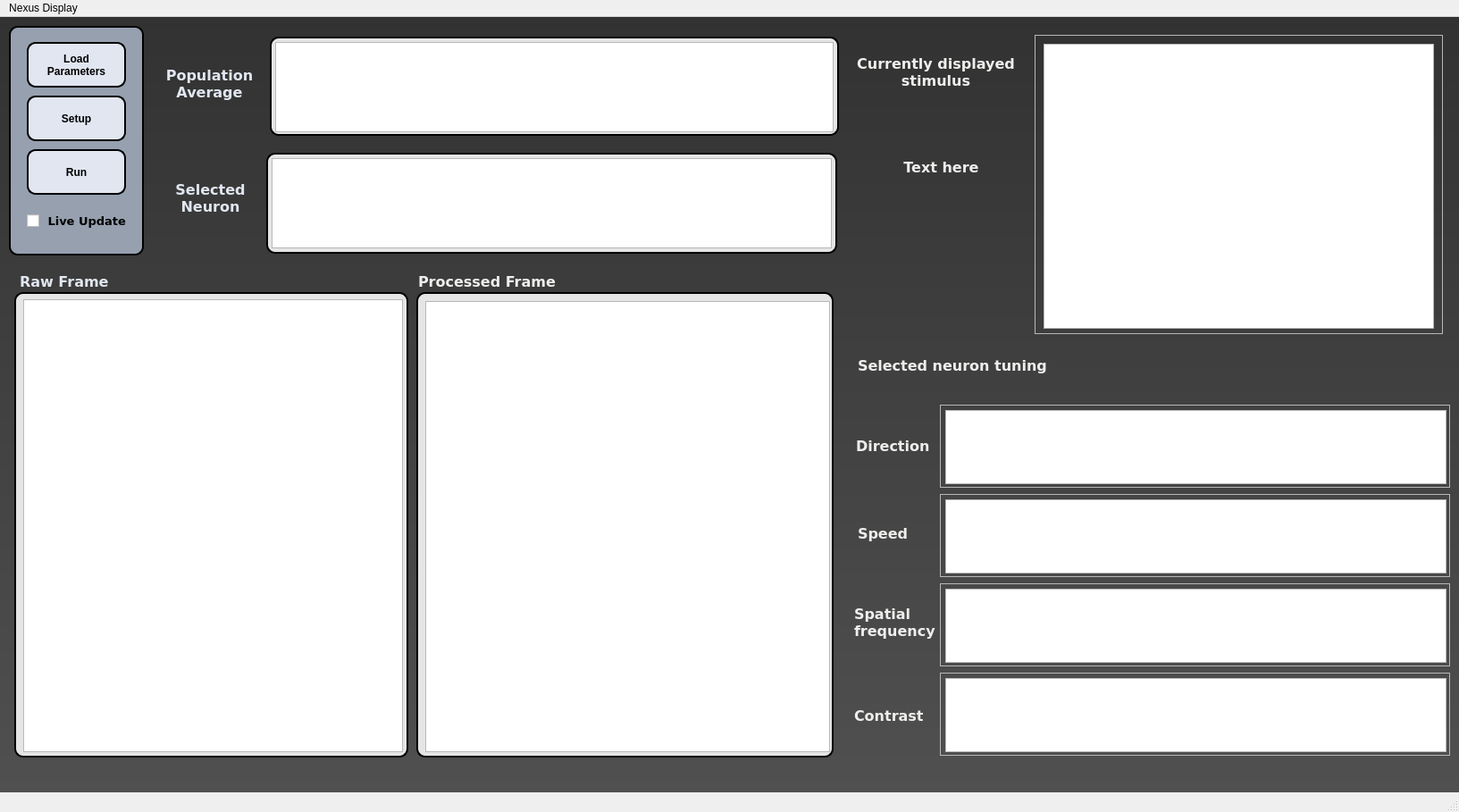
<?xml version="1.0" encoding="UTF-8"?>
<ui version="4.0">
 <class>MainWindow</class>
 <widget class="QMainWindow" name="MainWindow">
  <property name="geometry">
   <rect>
    <x>0</x>
    <y>0</y>
    <width>1633</width>
    <height>909</height>
   </rect>
  </property>
  <property name="windowTitle">
   <string>MainWindow</string>
  </property>
  <property name="styleSheet">
   <string notr="true">QMainWindow { background-color: 'blue'; }</string>
  </property>
  <widget class="QWidget" name="centralwidget">
   <property name="styleSheet">
    <string notr="true">#centralwidget { background-color: qlineargradient(spread:pad, x1:0, y1:0, x2:0, y2:1, stop:0 rgb(50, 50, 50), stop:1 rgba(80, 80, 80, 255)); }
#checkBox {color: black}
#label_2 {color: rgb(225, 230, 240)}
#label_3 {color: rgb(225, 230, 240)}
#label_4 {color: rgb(225, 230, 240)}
#label_5 {color: rgb(225, 230, 240)}
#frame {background-color: rgb(150, 160, 175);
border-style: outset;
border-width: 2px;
border-radius: 10px;
border-color: black;
padding: 6px}
#frame_3 {background-color: rgb(170, 185, 200);
border-style: outset;
border-width: 2px;
border-radius: 10px;
border-color: black;
padding: 6px}
#frame_2 {background: rgb(229, 229, 229);
border-style: outset;
border-width: 2px;
border-radius: 10px;
border-color: black;
padding: 1px}
#frame_4 {background: rgb(170, 185, 200);
border-style: outset;
border-width: 2px;
border-radius: 10px;
border-color: black;
padding: 1px}
#frame_5 {background: rgb(229, 229, 229);
border-style: outset;
border-width: 2px;
border-radius: 10px;
border-color: black;
padding: 6px}
#frame_6 {background: rgb(229, 229, 229);
border-style: outset;
border-width: 2px;
border-radius: 10px;
border-color: black;
padding: 6px}
#frame_8 {background: rgb(229, 229, 229);
border-style: outset;
border-width: 2px;
border-radius: 10px;
border-color: black;
padding: 6px}
#frame_7 {background: rgb(229, 229, 229);
border-style: outset;
border-width: 2px;
border-radius: 10px;
border-color: black;
padding: 6px}
#frame_9 {background: rgb(229, 229, 229);
border-style: outset;
border-width: 2px;
border-radius: 10px;
border-color: black;
padding: 0px}
#frame_10 {background: rgb(229, 229, 229);
border-style: outset;
border-width: 2px;
border-radius: 10px;
border-color: black;
padding: 6px}
#pushButton {
background-color: rgb(225, 230, 240);
color: black;
font: bold;
border-style: outset;
border-width: 2px;
border-radius: 10px;
border-color: black;
padding: 6px
}
#pushButton_2 {
background-color: rgb(225, 230, 240);
color: black;
font: bold;
border-style: outset;
border-width: 2px;
border-radius: 10px;
border-color: black;
padding: 6px
}
#pushButton_3 {
background-color: rgb(225, 230, 240);
color: black;
font: bold;
border-style: outset;
border-width: 2px;
border-radius: 10px;
border-color: black;
padding: 6px
}
#pushButton_4 {
background-color: rgb(200, 140, 140);
color: black;
font: bold;
border-style: outset;
border-width: 2px;
border-radius: 10px;
border-color: black;
padding: 6px
}</string>
   </property>
   <widget class="QFrame" name="frame_2">
    <property name="geometry">
     <rect>
      <x>16</x>
      <y>308</y>
      <width>441</width>
      <height>521</height>
     </rect>
    </property>
    <property name="frameShape">
     <enum>QFrame::StyledPanel</enum>
    </property>
    <property name="frameShadow">
     <enum>QFrame::Raised</enum>
    </property>
    <widget class="ImageView" name="rawplot">
     <property name="geometry">
      <rect>
       <x>10</x>
       <y>8</y>
       <width>425</width>
       <height>507</height>
      </rect>
     </property>
    </widget>
   </widget>
   <widget class="QFrame" name="frame">
    <property name="geometry">
     <rect>
      <x>10</x>
      <y>10</y>
      <width>151</width>
      <height>257</height>
     </rect>
    </property>
    <property name="frameShape">
     <enum>QFrame::StyledPanel</enum>
    </property>
    <property name="frameShadow">
     <enum>QFrame::Raised</enum>
    </property>
    <widget class="QPushButton" name="pushButton">
     <property name="geometry">
      <rect>
       <x>20</x>
       <y>18</y>
       <width>111</width>
       <height>51</height>
      </rect>
     </property>
     <property name="text">
      <string>Load
Parameters</string>
     </property>
    </widget>
    <widget class="QPushButton" name="pushButton_2">
     <property name="geometry">
      <rect>
       <x>20</x>
       <y>78</y>
       <width>111</width>
       <height>51</height>
      </rect>
     </property>
     <property name="text">
      <string>Setup</string>
     </property>
    </widget>
    <widget class="QPushButton" name="pushButton_3">
     <property name="geometry">
      <rect>
       <x>20</x>
       <y>138</y>
       <width>111</width>
       <height>51</height>
      </rect>
     </property>
     <property name="text">
      <string>Run</string>
     </property>
    </widget>
    <widget class="QCheckBox" name="checkBox">
     <property name="geometry">
      <rect>
       <x>20</x>
       <y>198</y>
       <width>117</width>
       <height>41</height>
      </rect>
     </property>
     <property name="font">
      <font>
       <family>DejaVu Sans</family>
       <pointsize>10</pointsize>
       <weight>75</weight>
       <bold>true</bold>
      </font>
     </property>
     <property name="text">
      <string> Live Update</string>
     </property>
    </widget>
   </widget>
   <widget class="QFrame" name="frame_5">
    <property name="geometry">
     <rect>
      <x>466</x>
      <y>308</y>
      <width>467</width>
      <height>521</height>
     </rect>
    </property>
    <property name="frameShape">
     <enum>QFrame::StyledPanel</enum>
    </property>
    <property name="frameShadow">
     <enum>QFrame::Raised</enum>
    </property>
    <widget class="ImageView" name="rawplot_2">
     <property name="geometry">
      <rect>
       <x>10</x>
       <y>10</y>
       <width>453</width>
       <height>505</height>
      </rect>
     </property>
    </widget>
   </widget>
   <widget class="QLabel" name="label_2">
    <property name="geometry">
     <rect>
      <x>174</x>
      <y>38</y>
      <width>121</width>
      <height>73</height>
     </rect>
    </property>
    <property name="font">
     <font>
      <family>DejaVu Sans</family>
      <pointsize>12</pointsize>
      <weight>75</weight>
      <bold>true</bold>
     </font>
    </property>
    <property name="text">
     <string>Population
Average</string>
    </property>
    <property name="alignment">
     <set>Qt::AlignCenter</set>
    </property>
   </widget>
   <widget class="QLabel" name="label_3">
    <property name="geometry">
     <rect>
      <x>186</x>
      <y>150</y>
      <width>99</width>
      <height>105</height>
     </rect>
    </property>
    <property name="font">
     <font>
      <family>DejaVu Sans</family>
      <pointsize>12</pointsize>
      <weight>75</weight>
      <bold>true</bold>
     </font>
    </property>
    <property name="text">
     <string>Selected
Neuron</string>
    </property>
    <property name="alignment">
     <set>Qt::AlignCenter</set>
    </property>
   </widget>
   <widget class="QLabel" name="label_4">
    <property name="geometry">
     <rect>
      <x>22</x>
      <y>286</y>
      <width>131</width>
      <height>21</height>
     </rect>
    </property>
    <property name="font">
     <font>
      <family>DejaVu Sans</family>
      <pointsize>12</pointsize>
      <weight>75</weight>
      <bold>true</bold>
     </font>
    </property>
    <property name="text">
     <string>Raw Frame</string>
    </property>
   </widget>
   <widget class="QLabel" name="label_5">
    <property name="geometry">
     <rect>
      <x>468</x>
      <y>286</y>
      <width>201</width>
      <height>21</height>
     </rect>
    </property>
    <property name="font">
     <font>
      <family>DejaVu Sans</family>
      <pointsize>12</pointsize>
      <weight>75</weight>
      <bold>true</bold>
     </font>
    </property>
    <property name="text">
     <string>&lt;html&gt;&lt;head/&gt;&lt;body&gt;&lt;p&gt;&lt;span style=&quot; color:#eeeeec;&quot;&gt;Processed Frame&lt;/span&gt;&lt;/p&gt;&lt;/body&gt;&lt;/html&gt;</string>
    </property>
   </widget>
   <widget class="QFrame" name="frame_6">
    <property name="geometry">
     <rect>
      <x>302</x>
      <y>22</y>
      <width>637</width>
      <height>111</height>
     </rect>
    </property>
    <property name="frameShape">
     <enum>QFrame::StyledPanel</enum>
    </property>
    <property name="frameShadow">
     <enum>QFrame::Raised</enum>
    </property>
    <widget class="PlotWidget" name="grplot">
     <property name="geometry">
      <rect>
       <x>6</x>
       <y>6</y>
       <width>625</width>
       <height>101</height>
      </rect>
     </property>
    </widget>
   </widget>
   <widget class="QFrame" name="frame_8">
    <property name="geometry">
     <rect>
      <x>298</x>
      <y>152</y>
      <width>639</width>
      <height>113</height>
     </rect>
    </property>
    <property name="frameShape">
     <enum>QFrame::StyledPanel</enum>
    </property>
    <property name="frameShadow">
     <enum>QFrame::Raised</enum>
    </property>
    <widget class="PlotWidget" name="grplot_2">
     <property name="geometry">
      <rect>
       <x>6</x>
       <y>6</y>
       <width>627</width>
       <height>101</height>
      </rect>
     </property>
    </widget>
   </widget>
   <widget class="QLabel" name="dir_icon">
    <property name="geometry">
     <rect>
      <x>184</x>
      <y>106</y>
      <width>67</width>
      <height>65</height>
     </rect>
    </property>
    <property name="text">
     <string/>
    </property>
   </widget>
   <widget class="QLabel" name="label_7">
    <property name="geometry">
     <rect>
      <x>960</x>
      <y>352</y>
      <width>239</width>
      <height>77</height>
     </rect>
    </property>
    <property name="font">
     <font>
      <family>DejaVu Sans</family>
      <pointsize>12</pointsize>
      <weight>75</weight>
      <bold>true</bold>
     </font>
    </property>
    <property name="text">
     <string>&lt;html&gt;&lt;head/&gt;&lt;body&gt;&lt;p&gt;&lt;span style=&quot; color:#eeeeec;&quot;&gt;Selected neuron tuning&lt;/span&gt;&lt;/p&gt;&lt;/body&gt;&lt;/html&gt;</string>
    </property>
   </widget>
   <widget class="QFrame" name="frame_16">
    <property name="geometry">
     <rect>
      <x>1158</x>
      <y>20</y>
      <width>457</width>
      <height>335</height>
     </rect>
    </property>
    <property name="frameShape">
     <enum>QFrame::StyledPanel</enum>
    </property>
    <property name="frameShadow">
     <enum>QFrame::Raised</enum>
    </property>
    <widget class="PlotWidget" name="pop_con">
     <property name="geometry">
      <rect>
       <x>10</x>
       <y>10</y>
       <width>437</width>
       <height>319</height>
      </rect>
     </property>
    </widget>
   </widget>
   <widget class="QFrame" name="frame_17">
    <property name="geometry">
     <rect>
      <x>1052</x>
      <y>434</y>
      <width>571</width>
      <height>93</height>
     </rect>
    </property>
    <property name="frameShape">
     <enum>QFrame::StyledPanel</enum>
    </property>
    <property name="frameShadow">
     <enum>QFrame::Raised</enum>
    </property>
    <widget class="PlotWidget" name="single_dir">
     <property name="geometry">
      <rect>
       <x>6</x>
       <y>6</y>
       <width>561</width>
       <height>83</height>
      </rect>
     </property>
    </widget>
   </widget>
   <widget class="QFrame" name="frame_18">
    <property name="geometry">
     <rect>
      <x>1052</x>
      <y>534</y>
      <width>571</width>
      <height>93</height>
     </rect>
    </property>
    <property name="frameShape">
     <enum>QFrame::StyledPanel</enum>
    </property>
    <property name="frameShadow">
     <enum>QFrame::Raised</enum>
    </property>
    <widget class="PlotWidget" name="single_vel">
     <property name="geometry">
      <rect>
       <x>6</x>
       <y>6</y>
       <width>561</width>
       <height>83</height>
      </rect>
     </property>
    </widget>
   </widget>
   <widget class="QFrame" name="frame_19">
    <property name="geometry">
     <rect>
      <x>1052</x>
      <y>634</y>
      <width>571</width>
      <height>93</height>
     </rect>
    </property>
    <property name="frameShape">
     <enum>QFrame::StyledPanel</enum>
    </property>
    <property name="frameShadow">
     <enum>QFrame::Raised</enum>
    </property>
    <widget class="PlotWidget" name="single_freq">
     <property name="geometry">
      <rect>
       <x>6</x>
       <y>6</y>
       <width>561</width>
       <height>83</height>
      </rect>
     </property>
    </widget>
   </widget>
   <widget class="QFrame" name="frame_20">
    <property name="geometry">
     <rect>
      <x>1052</x>
      <y>734</y>
      <width>571</width>
      <height>93</height>
     </rect>
    </property>
    <property name="frameShape">
     <enum>QFrame::StyledPanel</enum>
    </property>
    <property name="frameShadow">
     <enum>QFrame::Raised</enum>
    </property>
    <widget class="PlotWidget" name="single_con">
     <property name="geometry">
      <rect>
       <x>6</x>
       <y>6</y>
       <width>561</width>
       <height>83</height>
      </rect>
     </property>
    </widget>
   </widget>
   <widget class="QLabel" name="label_9">
    <property name="geometry">
     <rect>
      <x>956</x>
      <y>34</y>
      <width>183</width>
      <height>57</height>
     </rect>
    </property>
    <property name="font">
     <font>
      <family>DejaVu Sans</family>
      <pointsize>14</pointsize>
      <weight>75</weight>
      <bold>true</bold>
     </font>
    </property>
    <property name="text">
     <string>&lt;html&gt;&lt;head/&gt;&lt;body&gt;&lt;p align=&quot;center&quot;&gt;&lt;span style=&quot; font-size:12pt; color:#eeeeec;&quot;&gt;Currently displayed&lt;br/&gt;stimulus&lt;/span&gt;&lt;/p&gt;&lt;/body&gt;&lt;/html&gt;</string>
    </property>
   </widget>
   <widget class="QLabel" name="label_12">
    <property name="geometry">
     <rect>
      <x>958</x>
      <y>452</y>
      <width>93</width>
      <height>57</height>
     </rect>
    </property>
    <property name="font">
     <font>
      <family>DejaVu Sans</family>
      <pointsize>14</pointsize>
      <weight>75</weight>
      <bold>true</bold>
     </font>
    </property>
    <property name="text">
     <string>&lt;html&gt;&lt;head/&gt;&lt;body&gt;&lt;p&gt;&lt;span style=&quot; font-size:12pt; color:#eeeeec;&quot;&gt;Direction&lt;/span&gt;&lt;/p&gt;&lt;/body&gt;&lt;/html&gt;</string>
    </property>
   </widget>
   <widget class="QLabel" name="label_13">
    <property name="geometry">
     <rect>
      <x>960</x>
      <y>550</y>
      <width>93</width>
      <height>57</height>
     </rect>
    </property>
    <property name="font">
     <font>
      <family>DejaVu Sans</family>
      <pointsize>14</pointsize>
      <weight>75</weight>
      <bold>true</bold>
     </font>
    </property>
    <property name="text">
     <string>&lt;html&gt;&lt;head/&gt;&lt;body&gt;&lt;p&gt;&lt;span style=&quot; font-size:12pt; color:#eeeeec;&quot;&gt;Speed&lt;/span&gt;&lt;/p&gt;&lt;/body&gt;&lt;/html&gt;</string>
    </property>
   </widget>
   <widget class="QLabel" name="label_14">
    <property name="geometry">
     <rect>
      <x>956</x>
      <y>650</y>
      <width>93</width>
      <height>57</height>
     </rect>
    </property>
    <property name="font">
     <font>
      <family>DejaVu Sans</family>
      <pointsize>14</pointsize>
      <weight>75</weight>
      <bold>true</bold>
     </font>
    </property>
    <property name="text">
     <string>&lt;html&gt;&lt;head/&gt;&lt;body&gt;&lt;p&gt;&lt;span style=&quot; font-size:12pt; color:#eeeeec;&quot;&gt;Spatial&lt;br/&gt;frequency&lt;/span&gt;&lt;/p&gt;&lt;/body&gt;&lt;/html&gt;</string>
    </property>
   </widget>
   <widget class="QLabel" name="label_15">
    <property name="geometry">
     <rect>
      <x>956</x>
      <y>754</y>
      <width>93</width>
      <height>57</height>
     </rect>
    </property>
    <property name="font">
     <font>
      <family>DejaVu Sans</family>
      <pointsize>14</pointsize>
      <weight>75</weight>
      <bold>true</bold>
     </font>
    </property>
    <property name="text">
     <string>&lt;html&gt;&lt;head/&gt;&lt;body&gt;&lt;p&gt;&lt;span style=&quot; font-size:12pt; color:#eeeeec;&quot;&gt;Contrast&lt;/span&gt;&lt;/p&gt;&lt;/body&gt;&lt;/html&gt;</string>
    </property>
   </widget>
   <widget class="QLabel" name="label_10">
    <property name="geometry">
     <rect>
      <x>962</x>
      <y>140</y>
      <width>183</width>
      <height>57</height>
     </rect>
    </property>
    <property name="font">
     <font>
      <family>DejaVu Sans</family>
      <pointsize>14</pointsize>
      <weight>75</weight>
      <bold>true</bold>
     </font>
    </property>
    <property name="text">
     <string>&lt;html&gt;&lt;head/&gt;&lt;body&gt;&lt;p align=&quot;center&quot;&gt;&lt;span style=&quot; font-size:12pt; color:#eeeeec;&quot;&gt;Text here&lt;/span&gt;&lt;/p&gt;&lt;/body&gt;&lt;/html&gt;</string>
    </property>
   </widget>
  </widget>
  <widget class="QMenuBar" name="menubar">
   <property name="geometry">
    <rect>
     <x>0</x>
     <y>0</y>
     <width>1633</width>
     <height>22</height>
    </rect>
   </property>
   <widget class="QMenu" name="menuRASP_Display">
    <property name="title">
     <string>Nexus Display</string>
    </property>
   </widget>
   <addaction name="menuRASP_Display"/>
  </widget>
  <widget class="QStatusBar" name="statusbar"/>
 </widget>
 <customwidgets>
  <customwidget>
   <class>PlotWidget</class>
   <extends>QGraphicsView</extends>
   <header>pyqtgraph</header>
  </customwidget>
  <customwidget>
   <class>ImageView</class>
   <extends>QGraphicsView</extends>
   <header>pyqtgraph.h</header>
  </customwidget>
 </customwidgets>
 <resources/>
 <connections/>
 <designerdata>
  <property name="gridDeltaX">
   <number>2</number>
  </property>
  <property name="gridDeltaY">
   <number>2</number>
  </property>
  <property name="gridSnapX">
   <bool>true</bool>
  </property>
  <property name="gridSnapY">
   <bool>true</bool>
  </property>
  <property name="gridVisible">
   <bool>false</bool>
  </property>
 </designerdata>
</ui>
